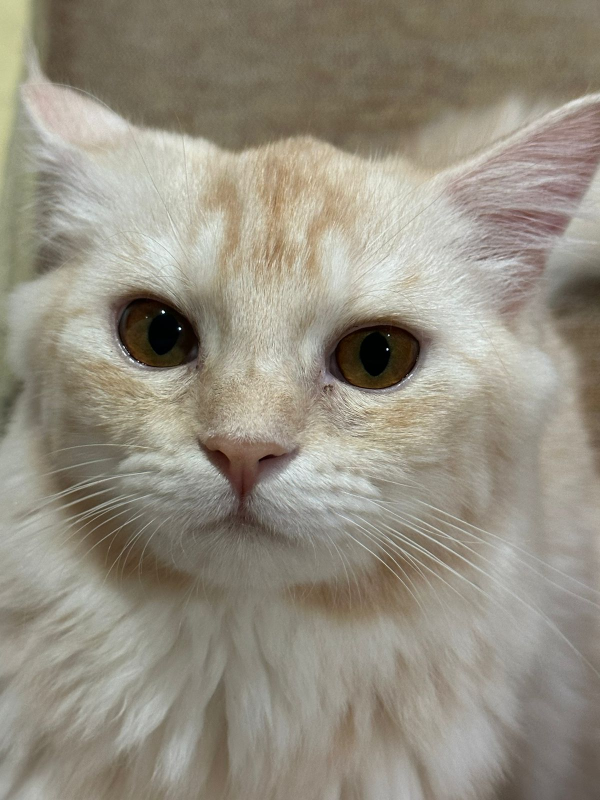
#> input picture day4/OpenCV-TWT/img/1.jpeg, 1200 x 1600 px (shown at 1/2 size)
$ python tutorial2.py
#> lines starting #> are read from the running program, lines starting #| are printed output that depends on the picture; after the words box and inside, x2 and y2 are one past the last pixel; in counts of white or black regions, pixels touching at a corner belong together
# DOCUMENTATION https://docs.opencv.org/4.10.0/d6/d00/tutorial_py_root.html

import cv2
import random

img = cv2.imread("img/1.jpeg", -1)
#> img is the input picture: shape (1600, 1200, 3); mean B, G, R 128.9, 142.7, 148.8
img = cv2.resize(img, (0, 0), fx=0.5, fy=0.5)
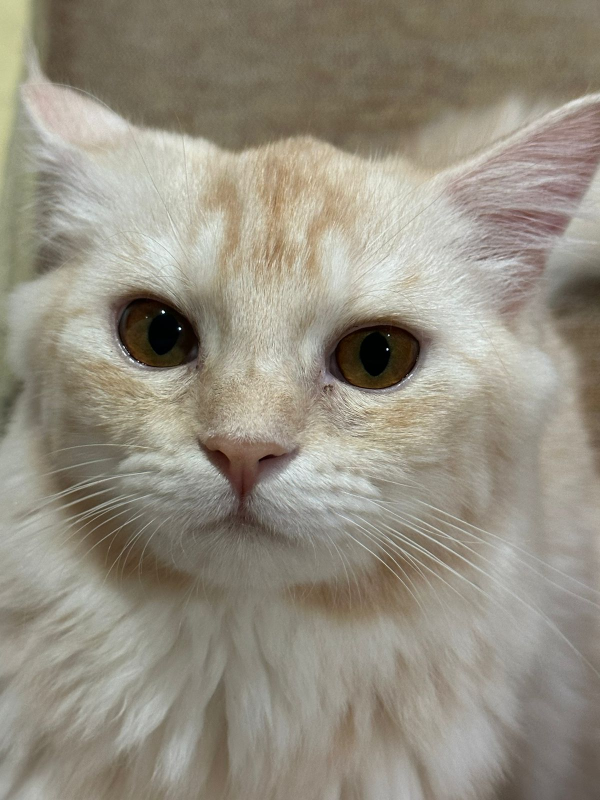
#> img: shape (800, 600, 3); mean B, G, R 129, 142.9, 148.9
# LOAD AN IMAGE AND TURN IT INTO NUMPY

print(type(img))
#| <class 'numpy.ndarray'>
print(img.shape)
#| (800, 600, 3)

print(img)
#> (printed output is left out)

# ACCSESSING PIXEL VALUES
print(img[0][69])
#| [57 73 85]

# CHANGING PIXEL COLROS

for i in range(100):
    for j in range(img.shape[1]):
        img[i][j] = [random.randint(0, 255) for _ in range(3)]
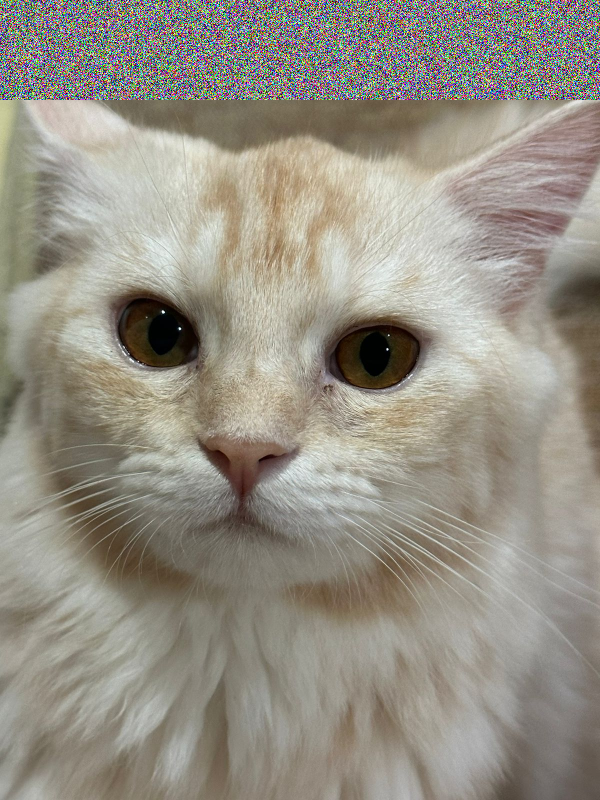
#> img: shape (800, 600, 3); 12.5% of pixels changed, all inside (x1, y1, x2, y2) = (0, 0, 600, 100)

# SLICE IMAGE

tag = img[100:200, 500:600]
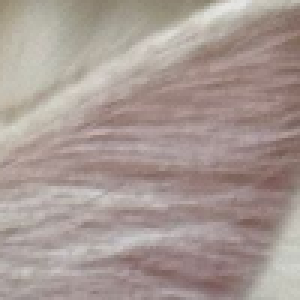
#> tag: shape (100, 100, 3) (shown 3 times larger); mean B, G, R 147.9, 153.3, 167.5
img[200:300, 400:500] = tag
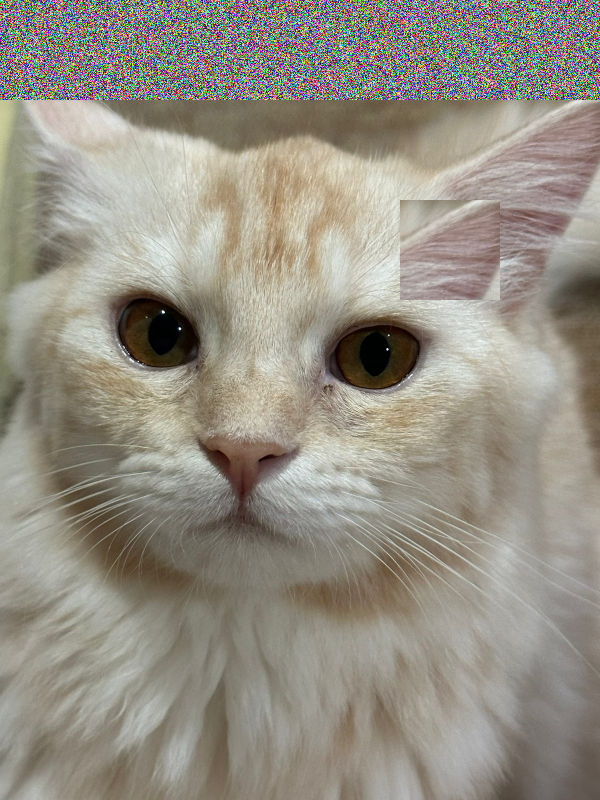
#> img: shape (800, 600, 3); 2.08% of pixels changed, all inside (x1, y1, x2, y2) = (400, 200, 500, 300)

# DISPLAYING IMAGE
cv2.imshow("image", img)
cv2.waitKey(0)
cv2.destroyAllWindows()
